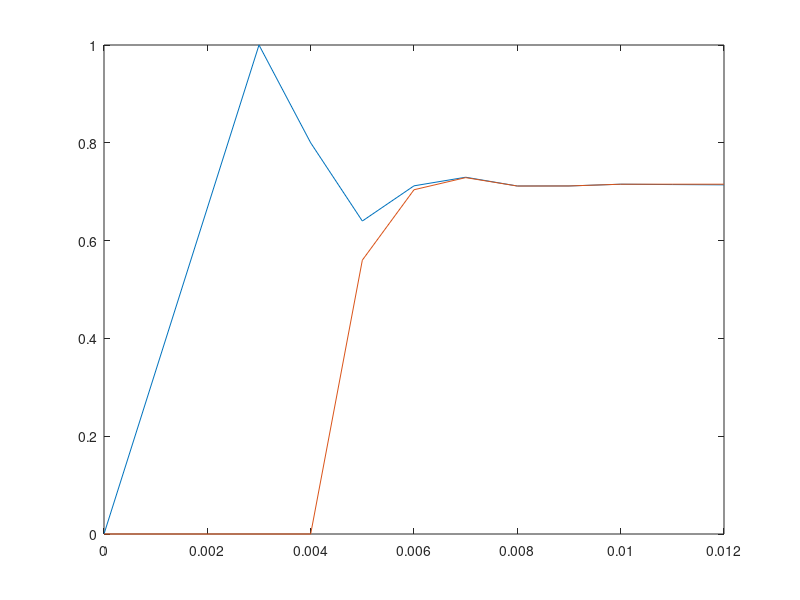
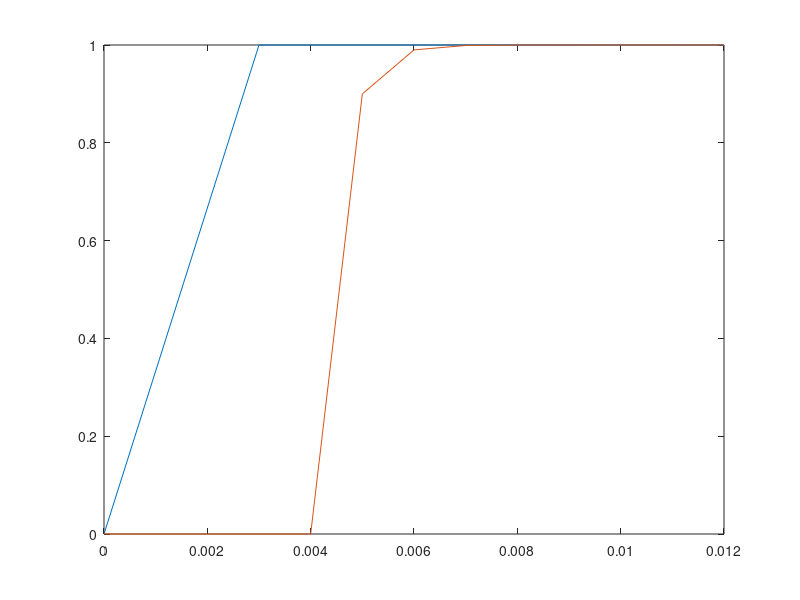

The MATLAB script that drew these images, in order:
%{
Pedro Henrique Diehl
Controle Preditivo
Controlador TSAP - Two Sample Ahead Predictive
%}
clc, close all, clear all

fs = 10^3;
Ts = 1 / fs;

simulation_time = 0.01;
simulation_time_array = 0:Ts:simulation_time;

r = [1 1 1];
e = [0 0 0];
y = [0 0 0];
ym = [0 0];
u = [0 0 0];
t = [0 0 0];

am = 0.2;
bm = 0.2;
cm = 1;
a = -0.1; 
b = -0.1;
c = 0.1;

for k = 3:length(simulation_time_array) - 1
    t(k) = k * Ts;
    r(k) = 1;
    
    ym(k) = cm * r(k - 2) - am * ym(k - 2) - bm * ym(k - 1);
    ym(k + 1) = cm * r(k - 1) - am * ym(k - 1) - bm * ym(k);
    ym(k + 2) =  cm * r(k) - bm * ym(k + 1) - am * ym(k) ;
 
    y(k) = c * u(k - 2) - a * y(k - 2) - b * y(k - 1);
    u(k) = (a * y(k) + b * ym(k + 1) +  ym(k + 2)) / c;
end

y(k + 1) = y(k);
y(k + 2) = y(k);
t(k + 1) = (k + 1) * Ts;
t(k + 2) = (k + 2) * Ts;
plot(t, ym)
hold
plot(t, y)

am = 0;
bm = 0;
cm = 1;
for k = 3:length(simulation_time_array) - 1
    t(k) = k * Ts;
    r(k) = 1;
    
    ym(k) = cm * r(k - 2) - am * ym(k - 2) - bm * ym(k - 1);
    ym(k + 1) = cm * r(k - 1) - am * ym(k - 1) - bm * ym(k);
    ym(k + 2) =  cm * r(k) - bm * ym(k + 1) - am * ym(k) ;
 
    y(k) = c * u(k - 2) - a * y(k - 2) - b * y(k - 1);
    u(k) = (a * y(k) + b * ym(k + 1) +  ym(k + 2)) / c;
end

figure(2)
y(k + 1) = y(k);
y(k + 2) = y(k);
t(k + 1) = (k + 1) * Ts;
t(k + 2) = (k + 2) * Ts;
plot(t, ym)
hold
plot(t, y)
